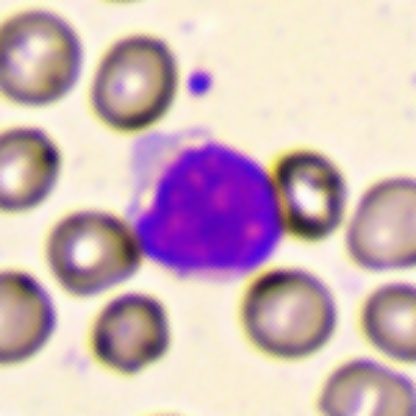
#> input picture Dewinter/Final_yolov5x/Notebooks/cropped_images8/final_image25.jpg, 416 x 416 px, found by its file name
$ jupyter execute post_process.ipynb
#> lines starting #> are read from the running program, lines starting #| are printed output that depends on the picture; after the words box and inside, x2 and y2 are one past the last pixel; in counts of white or black regions, pixels touching at a corner belong together; long printed decimals are rounded
[cell 1]
import numpy as np
import matplotlib.pyplot as plt
import cv2

[cell 2]
input_path = "C:\\Users\\krrah\\Downloads\\Dewinter2023\\Final_yolov5x\\cropped_images8\\final_image25.jpg"

[cell 3]
img = cv2.imread(input_path)
#> img is the input picture: shape (416, 416, 3); mean B, G, R 186.8, 182.1, 206.9

[cell 4]
#Function to calculate wbc cell area and perimeter
def extract_cell_param(image):
    # Extract cell size
    # Implement your code to measure the size of the cell
    image_copy = image.copy()
    # Convert image to grayscale
    gray = cv2.cvtColor(image, cv2.COLOR_BGR2GRAY)
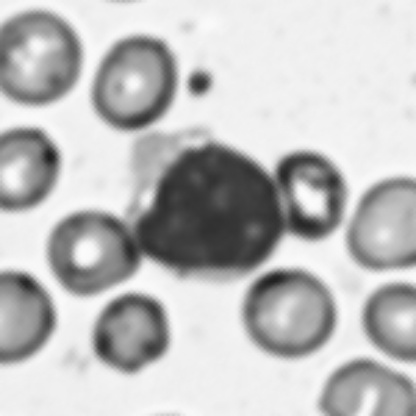
#> gray: shape (416, 416); min 31, max 253, mean 190.1
    plt.subplot(121);plt.imshow(gray)

    # Perform image processing operations to segment the cell
    # Example: Thresholding to segment the cell
    _, binary = cv2.threshold(gray, 0, 255, cv2.THRESH_BINARY + cv2.THRESH_OTSU)
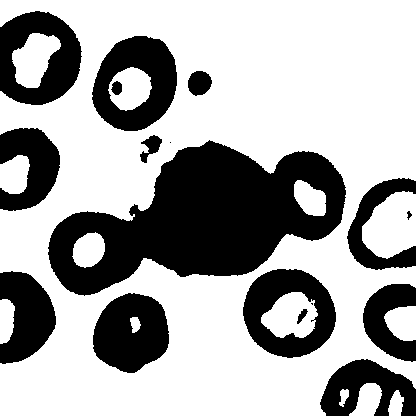
#> binary: shape (416, 416); 65.9% white; 17 black regions (2 under 20 px)
    #plt.subplot(122);plt.imshow(binary)
    # Find contours of the cell
    contours, _ = cv2.findContours(binary, cv2.RETR_EXTERNAL, cv2.CHAIN_APPROX_SIMPLE)
#> contours = 9 contours; largest, box (x1, y1, x2, y2) and area: (0, 0, 416, 416) 144694, (362, 191, 416, 259) 2652, (12, 33, 61, 88) 1620, (0, 155, 30, 194) 880, (384, 306, 416, 341) 836
    #cv2.drawContours(image_copy, contours, -1, (0, 255, 0), 2)
    #plt.imshow(image_copy)

    # Calculate cell size (area) of the largest contour
    if len(contours) > 0:
        areas = [cv2.contourArea(contour) for contour in contours]
#> areas = [257, 91.5, 655, 835.5, 504.5, 2652.5, 880, 1619.5, 144693.5]
        perimeters = [cv2.arcLength(contour, True) for contour in contours]
#> perimeters = [72.63, 49.21, 112.4, 115.4, 108.9, 206.3, 119.6, 179.1, 2270.4]
        cell_area = max(areas)
#> cell_area = 144693.5
        cell_perimeter = max(perimeters)
#> cell_perimeter = 2270.4
    else:
        return 0.0, 0.0

    return cell_area, cell_perimeter

[cell 5]
print(extract_cell_param(img))
#| (144693.5, 2270.413)

[cell 6]
import cv2
import numpy as np
def select_center_pink_region(image):
    # Convert image to HSV color space
    hsv = cv2.cvtColor(image, cv2.COLOR_BGR2HSV)
    # Define lower and upper pink color thresholds
    lower_pink = np.array([150, 50, 50])
    upper_pink = np.array([180, 255, 255])
    # Create a mask for the pink region using the color thresholds
    mask = cv2.inRange(hsv, lower_pink, upper_pink)
    # Find contours in the mask
    contours, _ = cv2.findContours(mask, cv2.RETR_EXTERNAL, cv2.CHAIN_APPROX_SIMPLE)
    # Find the center contour based on a specific criterion
    center_contour = find_center_contour(contours)
    # Create a mask for the center pink region
    center_mask = np.zeros_like(mask)
    cv2.drawContours(center_mask, [center_contour], 0, 255, -1)
    # Apply the center mask to the original image to extract the center pink region
    center_pink_region = cv2.bitwise_and(image, image, mask=center_mask)
    return center_pink_region
def find_center_contour(contours):
    # Find the center contour based on a specific criterion
    # In this example, we assume the center contour is the contour with the largest area
    areas = [cv2.contourArea(contour) for contour in contours]
    max_area_idx = np.argmax(areas)
    center_contour = contours[max_area_idx]
    return center_contour

[cell 7]
def select_pink_region(image):
    # Convert image to HSV color space
    hsv = cv2.cvtColor(image, cv2.COLOR_BGR2HSV)
#> hsv: shape (416, 416, 3); mean H, S, V 59.5, 60.8, 213.8

    # Define lower and upper pink color thresholds
    lower_pink = np.array([150, 50, 50])
    upper_pink = np.array([180, 255, 255])

    # Create a mask for the pink region using the color thresholds
    mask = cv2.inRange(hsv, lower_pink, upper_pink)
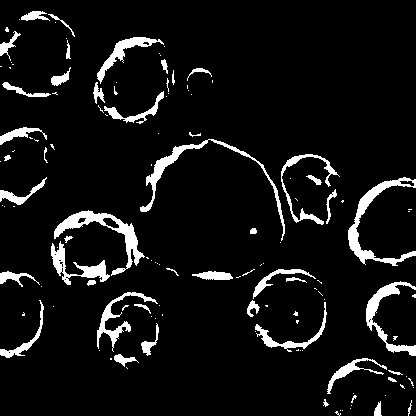
#> mask: shape (416, 416); 7.3% white; 131 white regions (85 under 20 px), largest, box (x1, y1, x2, y2) and area: (54, 210, 145, 276) 1251, (348, 177, 416, 266) 1217, (140, 139, 285, 241) 1072

    # Apply the mask to the original image to extract the pink region
    pink_region = cv2.bitwise_and(image, image, mask=mask)
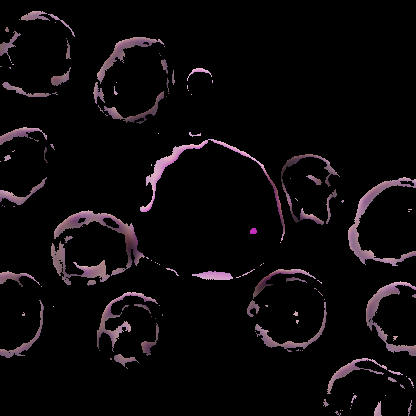
#> pink_region: shape (416, 416, 3); mean B, G, R 9.9, 8.2, 11
#> `lab = cv2.cvtColor(img, cv2.COLOR_BGR2LAB)`: lab: shape (416, 416, 3); mean of channels 0, 1, 2 195.3, 138, 129.2
#> `img_hsv = cv2.cvtColor(lab, cv2.COLOR_BGR2HSV)`: img_hsv: shape (416, 416, 3); mean H, S, V 108.1, 105, 208.6

    return pink_region
plt.imshow(select_pink_region(img))

[cell 8]
#Function to calculate wbc nucleus area and perimeter
def extract_nucleus_characteristic(image):
# converting BGR into LAB colorspace
    lab = cv2.cvtColor(image, cv2.COLOR_BGR2LAB)
    img_hsv = cv2.cvtColor(lab, cv2.COLOR_BGR2HSV)

    # Define the lower and upper bounds for the green color in the HSV color space
    lower_green = np.array([40, 130, 170])
    upper_green = np.array([90, 255, 255])

    # Threshold the HSV image based on the color range
    img_mask = cv2.inRange(img_hsv, lower_green, upper_green)
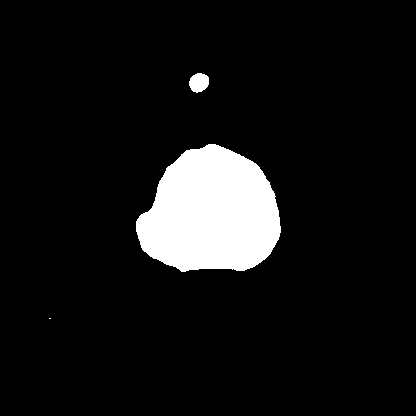
#> img_mask: shape (416, 416); 8.2% white; 3 white regions (1 under 20 px)
    plt.imshow(img_mask)
    # Find contours in the thresholded image
    contours, _ = cv2.findContours(img_mask, cv2.RETR_EXTERNAL, cv2.CHAIN_APPROX_SIMPLE)
#> contours = 3 contours, 1 with area under 20; largest, box (x1, y1, x2, y2) and area: (136, 144, 281, 272) 13600, (189, 73, 209, 93) 277

    # Check if any contours were found
    if len(contours) > 0:
        # Find the largest contour
        largest_contour = max(contours, key=cv2.contourArea)
#> largest_contour = contour of 200 points, box (x1, y1, x2, y2) (136, 144, 281, 272), area 13600

        # Calculate the area and perimeter of the largest contour
        area = cv2.contourArea(largest_contour)
#> area = 13600.5
        perimeter = cv2.arcLength(largest_contour, True)
#> perimeter = 458

        return area, perimeter

    else:
        return 0, 0

[cell 9]
lab = cv2.cvtColor(img, cv2.COLOR_BGR2LAB)
img_hsv = cv2.cvtColor(lab, cv2.COLOR_BGR2HSV)
plt.imshow(img_hsv)

[cell 10]
print(extract_nucleus_characteristic(img))
#| (13600.5, 458.032)

[cell 11]
def cytoplasm_nucleus_area_ratio(image):
    area_cyto, _ = extract_cell_param(image)
#> area_cyto = 144693.5
    area_nucleus, _ = extract_nucleus_characteristic(image)
#> area_nucleus = 13600.5
    ratio = area_cyto/area_nucleus
#> ratio = 10.64
    return ratio

[cell 12]
print(cytoplasm_nucleus_area_ratio(img))
#| 10.639

$ run again, with Dewinter/Final_yolov5x/Notebooks/cropped_images8/final_image1.jpg copied over Dewinter/Final_yolov5x/Notebooks/cropped_images8/final_image25.jpg
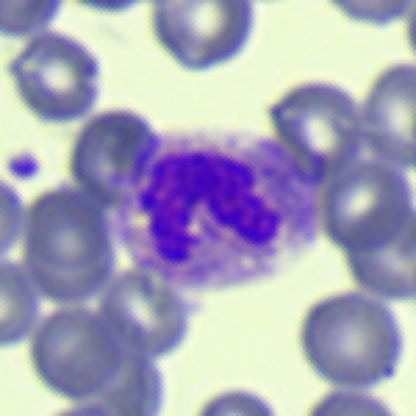
#> input picture Dewinter/Final_yolov5x/Notebooks/cropped_images8/final_image1.jpg, 416 x 416 px, found by its file name
#> img is the input picture: shape (416, 416, 3); mean B, G, R 184.8, 165, 165.9
#> in extract_cell_param, `_, binary = cv2.threshold(gray, 0, 255, cv2.THRESH_BINARY + cv2.THRESH..`:
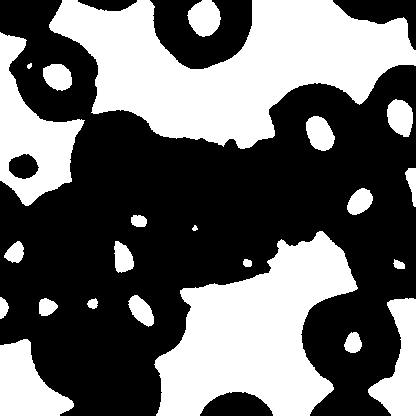
#> binary: shape (416, 416); 40.5% white; 23 white regions
#> in extract_cell_param, `contours, _ = cv2.findContours(binary, cv2.RETR_EXTERNAL, cv2.CHAIN_AP..`: contours = 23 contours, 2 with area under 20; largest, box (x1, y1, x2, y2) and area: (49, 0, 416, 149) 29077, (154, 231, 358, 416) 20989, (0, 32, 85, 206) 6870, (0, 339, 74, 416) 3366, (368, 298, 416, 416) 2898
#> areas = [3365.5, 252, 2898.5, 70.5, 226.5, 115.5, 463, 65.5, 48, 423, 267, 20989, 16, 139, 452, 210, 693.5, 705, 565, 14.5, 6869.5, 863, 29077]
#> perimeters = [269.3, 63.11, 323.1, 34.38, 58.87, 51.56, 90.57, 34.73, 26.49, 88.77, 66.43, 803.5, 16.49, 46.97, 83.25, 88.97, 103.5, 105.3, 92.43, 15.07, 491.6, 113.4, 1122.5]
#> cell_area = 29077
#> cell_perimeter = 1122.5
#| (29077.0, 1122.489)
#> hsv: shape (416, 416, 3); mean H, S, V 91.2, 62.9, 197.2
#> mask: shape (416, 416); 0.01% white in thin lines or dots, all inside (x1, y1, x2, y2) = (144, 227, 198, 234)
#> lab: shape (416, 416, 3); mean of channels 0, 1, 2 174.4, 133.7, 117.5
#> img_hsv: shape (416, 416, 3); mean H, S, V 102.7, 99.5, 185.9
#> in extract_nucleus_characteristic, `img_mask = cv2.inRange(img_hsv, lower_green, upper_green)`:
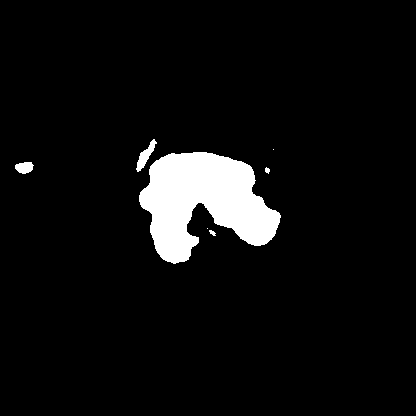
#> img_mask: shape (416, 416); 5.8% white; 7 white regions (2 under 20 px)
#> in extract_nucleus_characteristic, `contours, _ = cv2.findContours(img_mask, cv2.RETR_EXTERNAL, cv2.CHAIN_..`: contours = 7 contours, 4 with area under 20; largest, box (x1, y1, x2, y2) and area: (139, 152, 281, 264) 9324, (136, 139, 157, 172) 210, (15, 162, 34, 174) 148
#> largest_contour = contour of 238 points, box (x1, y1, x2, y2) (139, 152, 281, 264), area 9324
#> area = 9323.5
#> perimeter = 527.5
#| (9323.5, 527.487)
#> area_cyto = 29077
#> area_nucleus = 9323.5
#> ratio = 3.12
#| 3.119

$ run again, with Dewinter/Final_yolov5x/Notebooks/cropped_images8/final_image11.jpg copied over Dewinter/Final_yolov5x/Notebooks/cropped_images8/final_image25.jpg
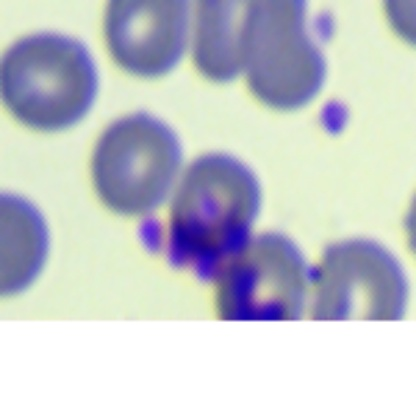
#> input picture Dewinter/Final_yolov5x/Notebooks/cropped_images8/final_image11.jpg, 416 x 416 px, found by its file name
#> img is the input picture: shape (416, 416, 3); mean B, G, R 203.4, 196.8, 193.9
#> in extract_cell_param, `_, binary = cv2.threshold(gray, 0, 255, cv2.THRESH_BINARY + cv2.THRESH..`:
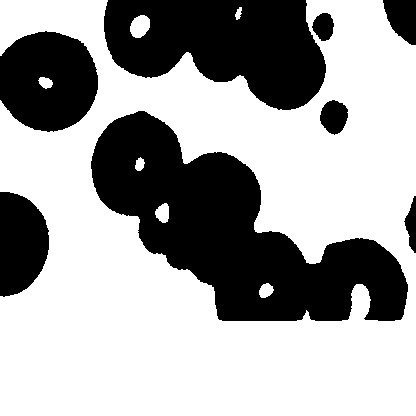
#> binary: shape (416, 416); 64.2% white; 8 black regions
#> in extract_cell_param, `contours, _ = cv2.findContours(binary, cv2.RETR_EXTERNAL, cv2.CHAIN_AP..`: contours = 4 contours; box (x1, y1, x2, y2) and area: (0, 0, 416, 416) 141281, (130, 15, 150, 38) 320, (38, 77, 53, 89) 106, (235, 7, 242, 20) 42
#> areas = [106.5, 319.5, 42.5, 141281]
#> perimeters = [41.21, 68.53, 33.56, 2224.1]
#> cell_area = 141281
#> cell_perimeter = 2224.1
#| (141281.0, 2224.087)
#> hsv: shape (416, 416, 3); mean H, S, V 62.7, 41.9, 215.2
#> mask: shape (416, 416); 0.03% white in thin lines or dots, all inside (x1, y1, x2, y2) = (160, 222, 269, 301)
#> lab: shape (416, 416, 3); mean of channels 0, 1, 2 201.7, 129.5, 123.7
#> img_hsv: shape (416, 416, 3); mean H, S, V 110.4, 109, 208.2
#> in extract_nucleus_characteristic, `img_mask = cv2.inRange(img_hsv, lower_green, upper_green)`:
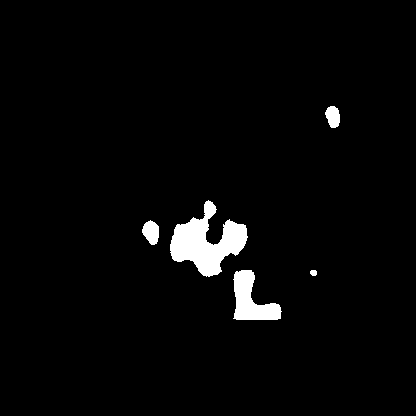
#> img_mask: shape (416, 416); 2.8% white; 5 white regions
#> in extract_nucleus_characteristic, `contours, _ = cv2.findContours(img_mask, cv2.RETR_EXTERNAL, cv2.CHAIN_..`: contours = 5 contours; box (x1, y1, x2, y2) and area: (170, 200, 248, 277) 2766, (233, 270, 282, 320) 1252, (142, 220, 159, 245) 275, (325, 106, 340, 128) 222, (310, 270, 317, 276) 26
#> largest_contour = contour of 168 points, box (x1, y1, x2, y2) (170, 200, 248, 277), area 2766
#> area = 2766
#> perimeter = 343
#| (2766.0, 343.019)
#> area_cyto = 141281
#> area_nucleus = 2766
#> ratio = 51.08
#| 51.078
